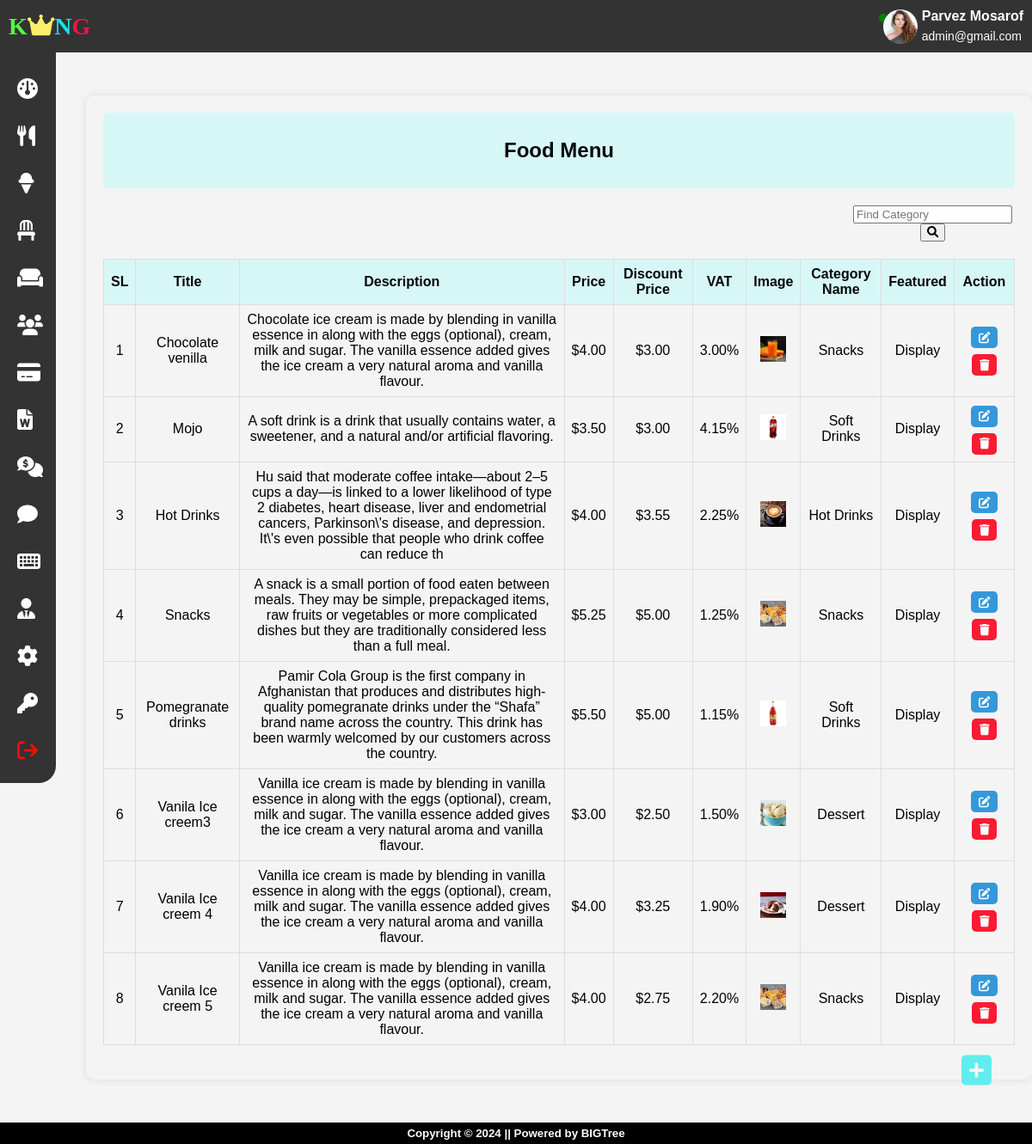
Page /rstms/admin/foodmenu.php (signed in) on the committed database.
### tables this page shows
CREATE TABLE `tbl_food` (
  `f_id` int(11) NOT NULL,
  `f_title` varchar(255) NOT NULL,
  `f_desc` varchar(255) NOT NULL,
  `f_price` decimal(10,2) NOT NULL,
  `f_disctprice` decimal(10,2) NOT NULL,
  `f_vat` decimal(10,2) NOT NULL,
  `f_image` varchar(255) NOT NULL,
  `c_id` int(11) NOT NULL,
  `c_name` varchar(255) NOT NULL,
  `f_featured` varchar(100) NOT NULL
);

### rstms/admin/foodmenu.php (the view, shortened to what this page needs)
<?php
    include('includes/header.php');
    include('includes/sidebar.php');
?>
	<div class="container">
		<div class="header">
			<h2>Food Menu</h2>
		</div>
        <div class="search-btn">
            <form id="searchForm" action="" method="GET">
                <input type="search" id="searchInput" name="search" placeholder="Find Category">
                <button type="submit"><i class="fas fa-search"></i></button>
            </form>
        </div>
		<div class="table">
			<table class="ctable">
				<thead>
					<tr>
						<th>SL</th>
						<th>Title</th>
						<th>Description</th>
						<th>Price</th>
						<th>Discount Price</th>
                        <th>VAT</th>
						<th>Image</th>
						<th>Category Name</th>
						<th>Featured</th>
						<th>Action</th>
					</tr>
				</thead>
				<tbody>
                    <?php
                    $rowsPerPage = 15;
                    if (isset($_GET['page']) && is_numeric($_GET['page'])) {
                        $currentPage = $_GET['page'];
                    }
                    else{
                        $currentPage = 1;
                    }
                    $offset = ($currentPage - 1) * $rowsPerPage;
                    $searchCondition = '';
                    $sql = "SELECT * FROM tbl_food $searchCondition LIMIT $rowsPerPage OFFSET $offset";
                    $stmt = $conn->prepare($sql);
                    $stmt->execute();
                    $result = $stmt->get_result();
                    if ($result && $result->num_rows > 0) {
                        $starting_sl = ($currentPage - 1) * $rowsPerPage + 1;
                        while ($row = $result->fetch_assoc()) {
                            echo '<tr>';
                            echo "<td>{$starting_sl}</td>";
                            echo '<td>'.$row["f_title"].'</td>';
                            echo '<td>'.$row["f_desc"].'</td>';
                            echo '<td>&#36;'.$row["f_price"].'</td>';
                            echo '<td>&#36;'.$row["f_disctprice"].'</td>';
                            echo '<td>'.$row["f_vat"].'&#37;</td>';
                            echo "<td><img class='form-image' src='../assets/image/{$row["f_image"]}' alt='food-image'></td>";
                            echo '<td>'.$row['c_name'].'</td>';
                            echo '<td>'.$row['f_featured'].'</td>';
                            echo '<td>';
                            echo "<form action='editfoodmenu.php' method='GET' style='display:inline-block;'>";
                            echo "<button type='submit' class='icon-edit'>";
                            echo "<i class='fa-solid fa-pen-to-square'></i>";
                            echo "</button>";
                            echo "</form>";
                            echo "<form action='' method='POST' style='display: inline-block;'>";
                            echo "<button name='delete_btn' class='del-btn'>";
                            echo "<i class='fa-solid fa-trash'></i>";
                            echo "</button>";
                            echo "</form>";
                            echo '</td>';
                            echo '</tr>';
                            $starting_sl++;
                        }
                    }
                    ?>
				</tbody>
			</table>
		</div>
	</div>
	<div class="icon">
		<a href="addfoodmenu.php"><i class="fa-solid fa-square-plus"></i></a>
	</div>
<?php
    include('includes/footer.php');
?>

### rstms/admin/includes/sidebar.php
<nav class="navbar">
	<div class="row">
		<div class="logo">
			<a href="dashboard.php"><span style="color: #57f745; font-family: Matura MT Script Capitals;">K</span><i class="fa-solid fa-crown"></i><span style="color: #15e2ed;font-family: Algerian;">N</span><span style="color: #ed1548;font-family: Lucida Sans;">G</span></a>
		</div>
		<div class="admin-prof"style="display: flex;align-items:center;">
			<?php
			$row = null;
			if (isset($_SESSION['admin_email'])) {
				$a_email = $_SESSION['admin_email'];
				$sql_admin = $conn->prepare("SELECT a_name, a_email, a_img, s_admin FROM admin WHERE a_email = ?");
				$sql_admin -> bind_param("s", $a_email);
				$sql_admin -> execute();
				$result_admin = $sql_admin->get_result();
				if ($result_admin && $result_admin->num_rows>0) {
					$row = $result_admin->fetch_assoc()
			?>
					<div class="active-indicator"></div>
					<img src="<?php echo $row['a_img']; ?>" alt="admin profile">
					<div class="detils">
						<span class="admin-name"><?php echo $row['a_name']; ?></span><br>
		                <span class="admin-email"><?php echo $row['a_email']; ?></span>
					</div>
			<?php
				}
			}
			?>
		</div>
	</div>
</nav>
		<div class="side-bar">
			<div class="category">
				<div class="bar">
					<a href="dashboard.php"><i class="fa-solid fa-gauge"></i></a>
				</div>
				<div class="bar">
					<a href="category.php"><i class="fa-solid fa-utensils"></i> </a>
				</div>
				<div class="bar">
					<a href="foodmenu.php"><i class="fa-solid fa-ice-cream"></i> </a>
				</div>
				<div class="bar">
					<a href="table.php"><i class="fa-solid fa-chair"></i> </a>
				</div>
				<div class="bar">
					<a href="bookedtable.php"><i class="fa-solid fa-couch"></i></a>
				</div>
				<div class="bar">
					<a href="userdetails.php"><i class="fa-solid fa-users"></i> </a>
				</div>
				<div class="bar">
					<a href="payment-status.php"><i class="fa-solid fa-credit-card"></i> </a>
				</div>
				<div class="bar">
					<a href="sales-report.php"><i class="fa-solid fa-file-word"></i> </a>
				</div>
				<div class="bar">
					<a href="contactus-details.php"><i class="fa-solid fa-comments-dollar"></i></a>
				</div>
				<div class="bar">
					<a href="user-feedback.php"><i class="fa-solid fa-comment"></i></a>
				</div>
				<div class="bar">
					<a href="account.php"><i class="fa-solid fa-keyboard"></i></a>
				</div>
				<?php
				if (!is_null($row)) {
					if ($row['s_admin'] == 'Yes') {
						echo '<div class="bar">
							<a href="admin-info.php"><i class="fa-solid fa-user-tie"></i></a>
						</div>';
					}
				}
				?>
				<div class="bar">
					<a href="admin-profile.php"><i class="fa-solid fa-gear"></i></a>
				</div>
				<div class="bar">
					<a href="changepass.php"><i class="fa-solid fa-key"></i>  </a>
				</div>
				<div class="bar">
					<a href="includes/logout.php"><i class="fa-solid fa-arrow-right-from-bracket"></i> </a>
				</div>
			</div>
		</div>

### rstms/assets/css/admin.css (style rules this page uses)
body { font-family: 'Arial', sans-serif; margin: 0; padding: 0; background-color: #f4f4f4; }
.navbar { background-color: #333; color: #fff; padding: 10px; }
.navbar .row { display: flex; align-items: center; justify-content: space-between; }
.logo a { margin: 0; font-size: 28px; font-family: Arial; font-weight: bolder; color: #fff; text-decoration: none; }
.admin-prof { display: flex; align-items: center; }
.admin-prof img { width: 40px; height: 40px; border-radius: 50%; margin-right: 5px; }
.admin-name { display: inline-block; font-weight: bold; margin-bottom: 5px; }
.admin-email { display: inline-block; font-size: 14px; }
.side-bar { background-color: #333; height: auto; width: 65px; margin-bottom: 20px; border-radius: 0 0 20px 0; float: left; }
.bar { margin-left: 20px; padding-top: 20px; }
.bar a { display: inline-block; text-decoration: none; color: #fff; cursor: pointer; padding-top: 10px; }
.fa-gauge, .fa-utensils, .fa-ice-cream, .fa-chair, .fa-book-atlas, .fa-key, .fa-users, .fa-gear, .fa-couch, .fa-comments-dollar, .fa-comment, .fa-credit-card, .fa-file-word, .fa-user-tie, .fa-keyboard { font-size: 24px; }
.fa-arrow-right-from-bracket { color: #fc0b03; font-size: 24px; padding-bottom: 25px; }
.fa-crown { color: #faee6b; }

### rstms/assets/css/dashboard.css (style rules this page uses)
.header { padding: 10px; text-align: center; }

### rstms/admin/includes/header.php (style rules this page uses)
.active-indicator { width: 10px; height: 10px; background-color: green; border-radius: 50%; margin-right: -5px; margin-top: -20px; animation: pulse 0.5s infinite alternate; }

### rstms/admin/foodmenu.php (style rules this page uses)
body { font-family: 'Arial', sans-serif; margin: 0; padding: 0; background-color: #f4f4f4; }
.container { max-width: 89%; margin: 50px auto; box-shadow: 0 0 10px rgba(0, 0, 0, 0.1); border-radius: 10px; padding: 20px; text-align: center; margin-left: 100px; }
.header { background-color: #d7f7f7; color: #070808; text-align: center; padding: 10px; margin-bottom: 20px; border-radius: 5px; }
.ctable { width: 100%; border-collapse: collapse; margin-bottom: 20px; }
.ctable th, .ctable td { border: 1px solid #ddd; padding: 8px; text-align: center; }
.ctable th { background-color: #d7f7f7; color: #070808; }
.ctable button { display: inline-block; background-color: #3498db; color: #fff; border: none; margin-top: 2px; padding: 5px 9px; cursor: pointer; border-radius: 5px; }
.form-image { height: 30px; width: 30px; object-fit: cover; }
.icon-edit { margin: 5px; display: inline-block; background-color: #178ce6; border: none; border-radius: 5px; text-decoration: none; color: #fff; display: inline-block; padding: 5px 9px; }
.del-btn { background-color: #fa1b32 !important; border-radius: 5px; display: inline-block; }
.icon { position: fixed; bottom: 60px; right: 40px; width: 50px; height: 50px; display: flex; justify-content: center; align-items: center; color: #fff; cursor: pointer; }
.icon a { text-decoration: none; }
.icon a .fa-square-plus { height: 40px!important; color: #61eded; }
.search-btn { margin-bottom: 20px; margin-left: 82%; }

### rows in the picture
tbl_food: f_title "Chocolate venilla", f_desc "Chocolate ice cream is made by blending in vanilla essence in along with the eggs (optional), cream, milk and sugar. The vanilla essence added gives the ice cream a very natural aroma and vanilla flavour.", f_price "4.00", f_disctprice "3.00", f_vat "3.00", f_image (picture), c_name "Snacks", f_featured "Display"
tbl_food: f_title "Mojo", f_desc "A soft drink is a drink that usually contains water, a sweetener, and a natural and/or artificial flavoring.", f_price "3.50", f_disctprice "3.00", f_vat "4.15", f_image (picture), c_name "Soft Drinks", f_featured "Display"
tbl_food: f_title "Hot Drinks", f_desc "Hu said that moderate coffee intake—about 2–5 cups a day—is linked to a lower likelihood of type 2 diabetes, heart disease, liver and endometrial cancers, Parkinson\\'s disease, and depression. It\\'s even possible that people who drink coffee can reduce th", f_price "4.00", f_disctprice "3.55", f_vat "2.25", f_image (picture), c_name "Hot Drinks", f_featured "Display"
tbl_food: f_title "Snacks", f_desc "A snack is a small portion of food eaten between meals. They may be simple, prepackaged items, raw fruits or vegetables or more complicated dishes but they are traditionally considered less than a full meal.", f_price "5.25", f_disctprice "5.00", f_vat "1.25", f_image (picture), c_name "Snacks", f_featured "Display"
tbl_food: f_title "Pomegranate drinks", f_desc "Pamir Cola Group is the first company in Afghanistan that produces and distributes high-quality pomegranate drinks under the “Shafa” brand name across the country. This drink has been warmly welcomed by our customers across the country.", f_price "5.50", f_disctprice "5.00", f_vat "1.15", f_image (picture), c_name "Soft Drinks", f_featured "Display"
tbl_food: f_title "Vanila Ice creem3", f_desc "Vanilla ice cream is made by blending in vanilla essence in along with the eggs (optional), cream, milk and sugar. The vanilla essence added gives the ice cream a very natural aroma and vanilla flavour.", f_price "3.00", f_disctprice "2.50", f_vat "1.50", f_image (picture), c_name "Dessert", f_featured "Display"
tbl_food: f_title "Vanila Ice creem 4", f_desc "Vanilla ice cream is made by blending in vanilla essence in along with the eggs (optional), cream, milk and sugar. The vanilla essence added gives the ice cream a very natural aroma and vanilla flavour.", f_price "4.00", f_disctprice "3.25", f_vat "1.90", f_image (picture), c_name "Dessert", f_featured "Display"
tbl_food: f_title "Vanila Ice creem 5", f_desc "Vanilla ice cream is made by blending in vanilla essence in along with the eggs (optional), cream, milk and sugar. The vanilla essence added gives the ice cream a very natural aroma and vanilla flavour.", f_price "4.00", f_disctprice "2.75", f_vat "2.20", f_image (picture), c_name "Snacks", f_featured "Display"

### other values in the picture
$row['a_name'] "Parvez Mosarof"
$row['a_email'] "admin@gmail.com"
